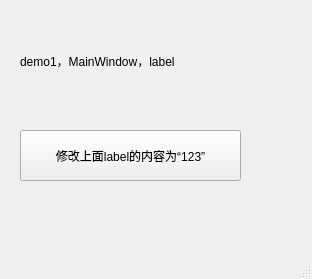
<?xml version="1.0" encoding="UTF-8"?>
<ui version="4.0">
 <class>MainWindow</class>
 <widget class="QMainWindow" name="MainWindow">
  <property name="geometry">
   <rect>
    <x>0</x>
    <y>0</y>
    <width>312</width>
    <height>279</height>
   </rect>
  </property>
  <property name="windowTitle">
   <string>MainWindow</string>
  </property>
  <widget class="QWidget" name="centralwidget">
   <widget class="QLabel" name="label">
    <property name="geometry">
     <rect>
      <x>20</x>
      <y>10</y>
      <width>181</width>
      <height>101</height>
     </rect>
    </property>
    <property name="text">
     <string>demo1，MainWindow，label</string>
    </property>
   </widget>
   <widget class="QPushButton" name="pushButton1">
    <property name="geometry">
     <rect>
      <x>20</x>
      <y>130</y>
      <width>221</width>
      <height>51</height>
     </rect>
    </property>
    <property name="text">
     <string>修改上面label的内容为“123”</string>
    </property>
   </widget>
  </widget>
  <widget class="QMenuBar" name="menubar">
   <property name="geometry">
    <rect>
     <x>0</x>
     <y>0</y>
     <width>312</width>
     <height>23</height>
    </rect>
   </property>
  </widget>
  <widget class="QStatusBar" name="statusbar"/>
 </widget>
 <resources/>
 <connections/>
</ui>
